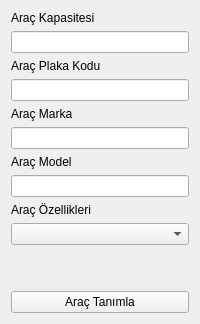
        <widget class="QWidget" name="tab_3">
         <attribute name="title">
          <string>Araç Tanımlama</string>
         </attribute>
         <layout class="QGridLayout" name="gridLayout_15">
          <item row="6" column="0">
           <widget class="QLabel" name="label_32">
            <property name="text">
             <string>Araç Model</string>
            </property>
           </widget>
          </item>
          <item row="1" column="0">
           <widget class="QLineEdit" name="aracKapasite"/>
          </item>
          <item row="2" column="0">
           <widget class="QLabel" name="label_30">
            <property name="text">
             <string>Araç Plaka Kodu</string>
            </property>
           </widget>
          </item>
          <item row="0" column="0">
           <widget class="QLabel" name="label_33">
            <property name="text">
             <string>Araç Kapasitesi</string>
            </property>
           </widget>
          </item>
          <item row="9" column="0">
           <layout class="QGridLayout" name="gridLayout_17"/>
          </item>
          <item row="7" column="0">
           <widget class="QLineEdit" name="aracModel"/>
          </item>
          <item row="8" column="0">
           <widget class="QLabel" name="label_34">
            <property name="text">
             <string>Araç Özellikleri</string>
            </property>
           </widget>
          </item>
          <item row="12" column="0">
           <widget class="QPushButton" name="aracTanimlaButton">
            <property name="text">
             <string>Araç Tanımla</string>
            </property>
           </widget>
          </item>
          <item row="4" column="0">
           <widget class="QLabel" name="label_35">
            <property name="text">
             <string>Araç Marka</string>
            </property>
           </widget>
          </item>
          <item row="5" column="0">
           <widget class="QLineEdit" name="aracMarka"/>
          </item>
          <item row="11" column="0">
           <spacer name="verticalSpacer_9">
            <property name="orientation">
             <enum>Qt::Vertical</enum>
            </property>
            <property name="sizeHint" stdset="0">
             <size>
              <width>20</width>
              <height>40</height>
             </size>
            </property>
           </spacer>
          </item>
          <item row="3" column="0">
           <widget class="QLineEdit" name="aracPlakaKodu"/>
          </item>
          <item row="10" column="0">
           <widget class="QComboBox" name="comboboxAracOzellikleri"/>
          </item>
         </layout>
        </widget>
